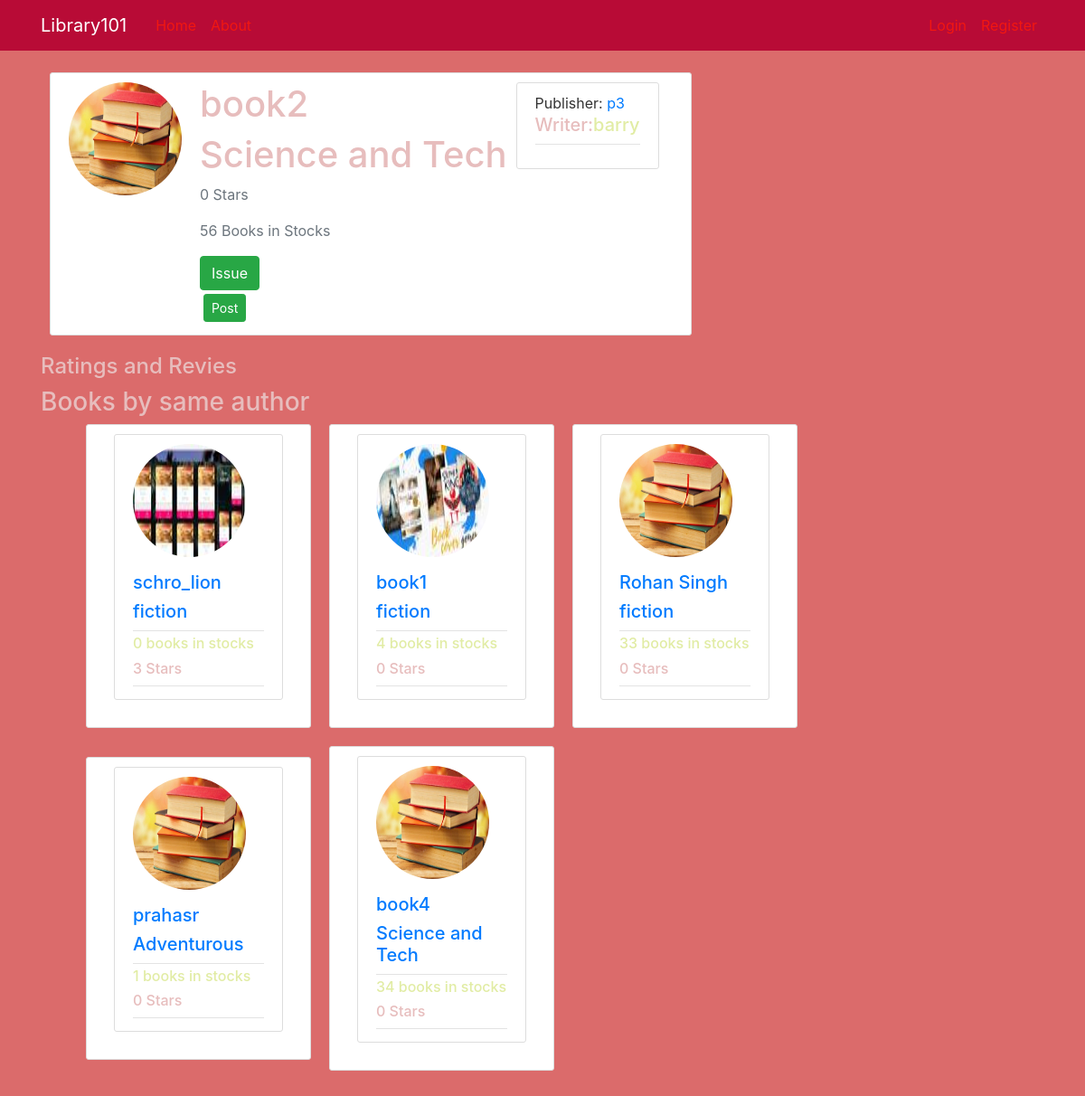
The page /book/10 on the database its author committed.
### web_App/models.py (models this page shows, shortened)
class Book(db.Model):
    id = db.Column(db.Integer, primary_key=True)
    title = db.Column(db.String(100), nullable=False)
    genre = db.Column(db.String(40))
    writer = db.Column(db.String(20), nullable=False)
    publisher=db.Column(db.String(20), nullable=False)#db.Column(db.DateTime, nullable=False, default=datetime.utcnow)
    summary = db.Column(db.String(200), nullable=False)#db.Column(db.Text, nullable=False)
    availability=db.Column(db.Integer, nullable=False, default=0)
    img_file = db.Column(db.String(20), nullable=False, default='default1.jpeg')
    rating = db.Column(db.Integer ,nullable=False, default=0)
    posts = db.relationship('Post', backref='owner', lazy=True)
    issued = db.relationship('Irequest', backref='issued', lazy=True)

### web_App/route.py (the view, shortened to what this page needs)
@app.route("/book/<int:book_id>",  methods=['GET', 'POST'])
def book_page(book_id):
    posts = Post.query.filter_by(book_id=book_id).order_by(Post.rating.desc()).all()
    book=Book.query.get_or_404(book_id)
    same_author=Book.query.filter_by(writer=book.writer).order_by(Book.rating.desc()).limit(5)
    same_genre=Book.query.filter_by(genre=book.genre).order_by(Book.rating.desc()).limit(5)
    image_file = url_for('static', filename='book_pics/' + book.img_file)
    form= PostForm()
    form2=Book_regForm()
    already_post=False
    print(already_post)
    image_file = url_for('static', filename='book_pics/' + book.img_file)
    return render_template('book.html', already_post=already_post,title=book.title, book=book,form=form, posts=posts, image_file=image_file, form2=form2, same_genre=same_genre, same_author=same_author)

### web_App/forms.py
class PostForm(FlaskForm):
    rating =IntegerField('Rate the Book on Scale of 5',
                        validators=[DataRequired()])
    description = TextAreaField('Description', validators=[DataRequired()])
    content = TextAreaField('Write Content')
    submit = SubmitField('Post')

class Book_regForm(FlaskForm):
    username = StringField('Username',
                           validators=[DataRequired(), Length(min=2, max=20)])
    book_name = StringField('Book Name',
                           validators=[DataRequired(), Length(min=2, max=40)])
    book_entry_id = IntegerField('Book Id', validators=[DataRequired()])
    duration = IntegerField('Define in number of days', validators=[DataRequired()])
    submit = SubmitField('Submit Request')

### web_App/templates/book.html (shortened to what this page needs)
{% extends "layout.html" %}
{% block content %}
  <article class="media content-section">
    <div id="media-body">
    <div class="media">
      <img class="rounded-circle account-img" src="{{image_file}}">
      <div id="media-body">
        <h2 class="account-heading">{{ book.title }}</h2>
        {% if book.genre %}<h4 class="account-heading">{{book.genre}}</h4>{% endif %}
        <p class="text-secondary">{{ book.rating }} Stars</p>
        <p class="text-secondary">{{ book.availability }} Books in Stocks</p>
        <form action="{{url_for('book_reg', book_id=book.id)}}" >
          <input type="submit" value="Issue" class="btn btn-success">
        </form>
        <button type="button" class="btn btn-success btn-sm m-1" data-toggle="modal" data-target="#postModal">Post</button></a>
      </div>
      <article class="media content-section">
        <div id="media-body">
        <div class="article-metadata">
          <div>
            Publisher: <a class="mr-2" href="{{url_for('publisher',publisher_name=book.publisher)}}">{{ book.publisher }}</a>
          </div>
          <div><h5>Writer:<a class="article-title" href="{{url_for('author', author_name=book.writer)}}">{{ book.writer }}</a></h5></div>
          </div>
        </div>
      </article>
      </div>
    </div>
    </article>
            <h4>Ratings and Revies</h4>
            <h3>Books by same author</h3>
                <div id="col-md-4">
        <ul id="list-group">
            {% for bok in same_author %}
            <div class="content-section">
            <article class="media content-section">
              <div id="media-body">
                <div class="article-metadata">
              <img class="rounded-circle account-img" src="{{url_for('static', filename='book_pics/' + bok.img_file)}}">
            <div class="article-metadata">
                <div><h5 > <a class="mr-2" href="{{url_for('book_page',book_id=bok.id)}}"> {{ bok.title }}</a></h5></div>
                {% if bok.genre %}<div><h5 ><a class="mr-2" href="#"> {{ bok.genre }} </a></h5></div>{% endif %}
            </div>
            <div class="body-author">
            <h6 class="article-title">{{bok.availability}} books in stocks</h6>
            <h6><a class="article-title" >{{ bok.rating }} Stars</a></h6></div>
           </div>
            </div>
          </article>
          </div>
            {% endfor %}
        </ul>
        </div>
{% endblock content %}

### web_App/static/main.css (style rules this page uses)
body { background: hsl(0, 61%, 64%); color: #333333; margin-top: 5rem; }
h1, h2, h3, h4, h5, h6 { color: #e7bdbd; }
#col-md-4 { width:70vw; align-items: center; display: flex; }
#col-md-4 #list-group { display:grid; align-items: center; grid-template-columns: 1fr 1fr 1fr; }
.content-section { background: #ffffff; padding: 10px 20px; border: 1px solid #dddddd; border-radius: 3px; margin-bottom: 20px; margin-right: 10px; margin-left:10px; }
.article-title { color: #b4cf1a65; }
.article-metadata { padding-bottom: 1px; margin-bottom: 4px; border-bottom: 1px solid #e3e3e3 }
.account-img { height: 125px; width: 125px; margin-right: 20px; margin-bottom: 16px; }
.account-heading { font-size: 2.5rem; }
.body-author { margin: 0 auto; }

### rows shown on the page
Book: title "book2", genre "Science and Tech", rating "0", availability "56", publisher "p3", writer "barry"
Book: img_file (picture), title "schro_lion", genre "fiction", availability "0", rating "3"
Book: img_file (picture), title "book1", genre "fiction", availability "4", rating "0"
Book: img_file (placeholder picture), title "Rohan Singh", genre "fiction", availability "33", rating "0"
Book: img_file (placeholder picture), title "prahasr", genre "Adventurous", availability "1", rating "0"
Book: img_file (placeholder picture), title "book4", genre "Science and Tech", availability "34", rating "0"
